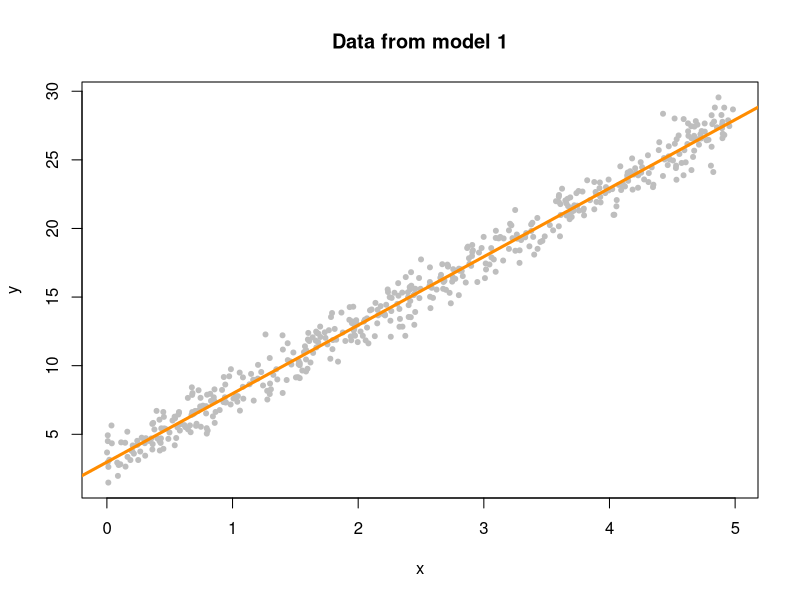
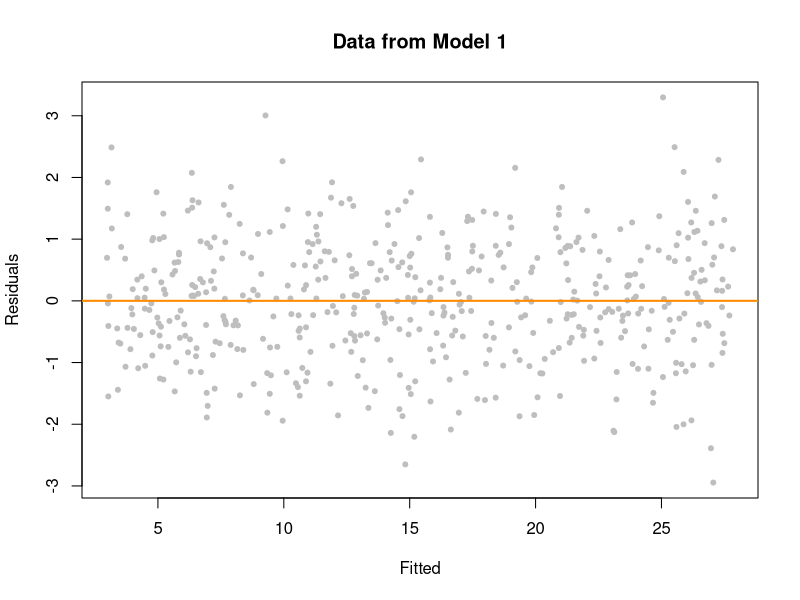
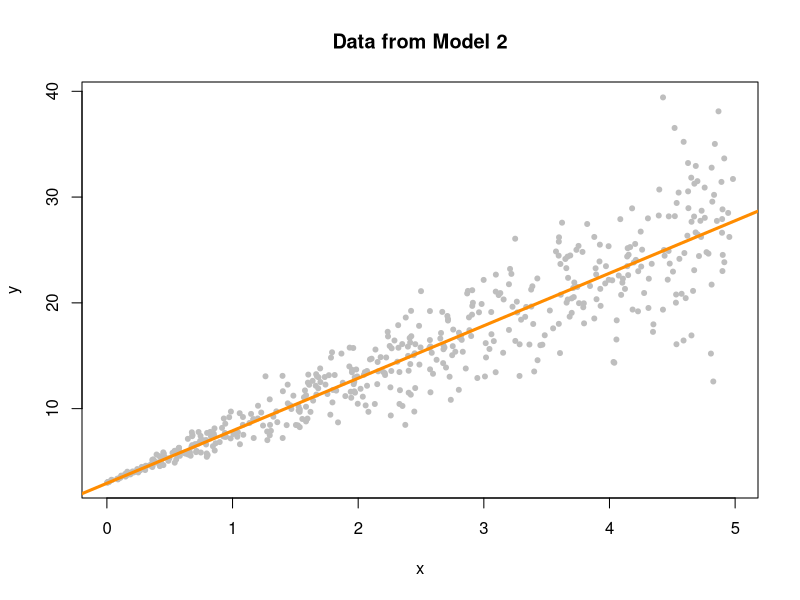
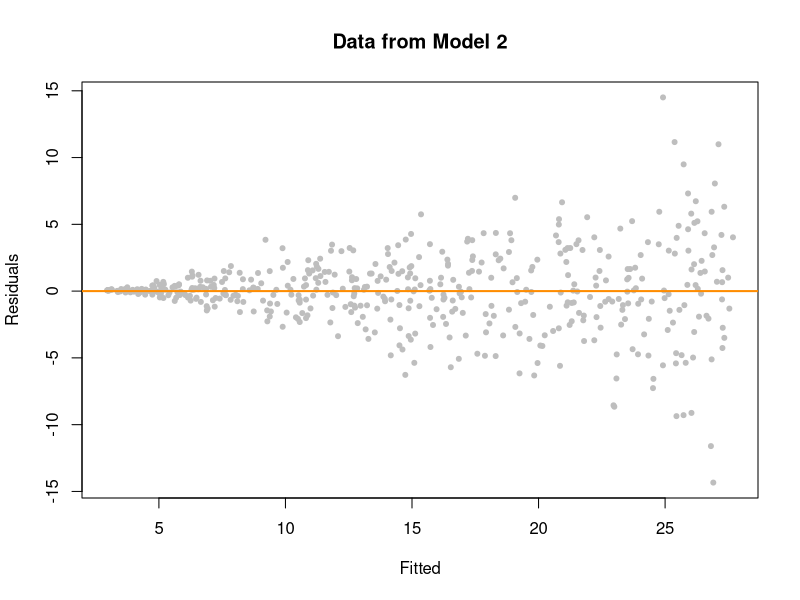
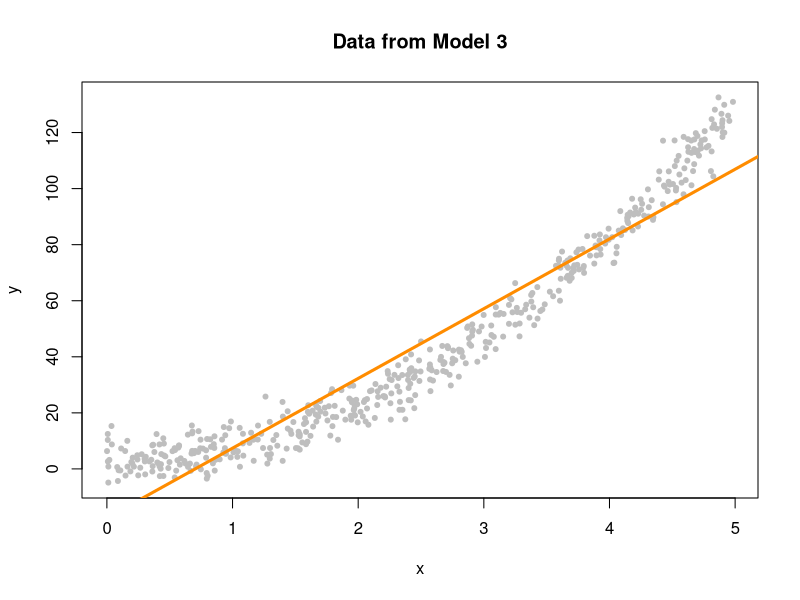
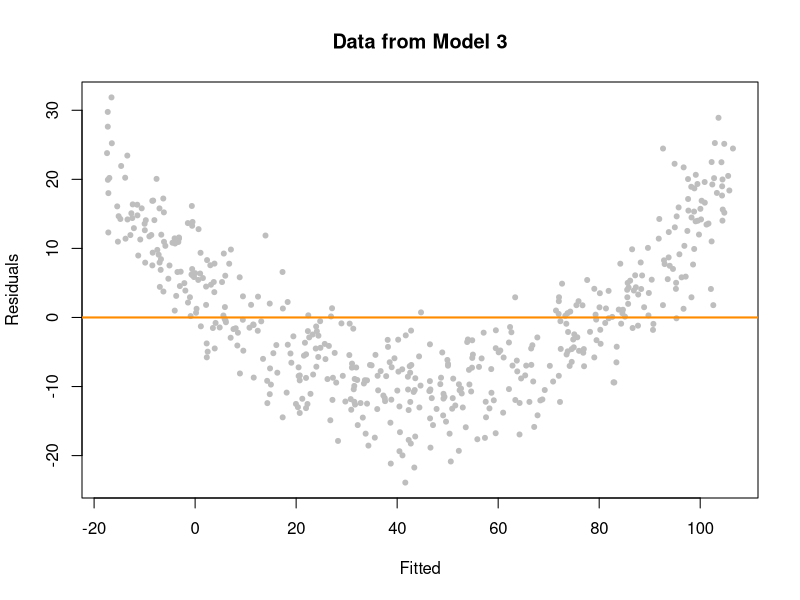
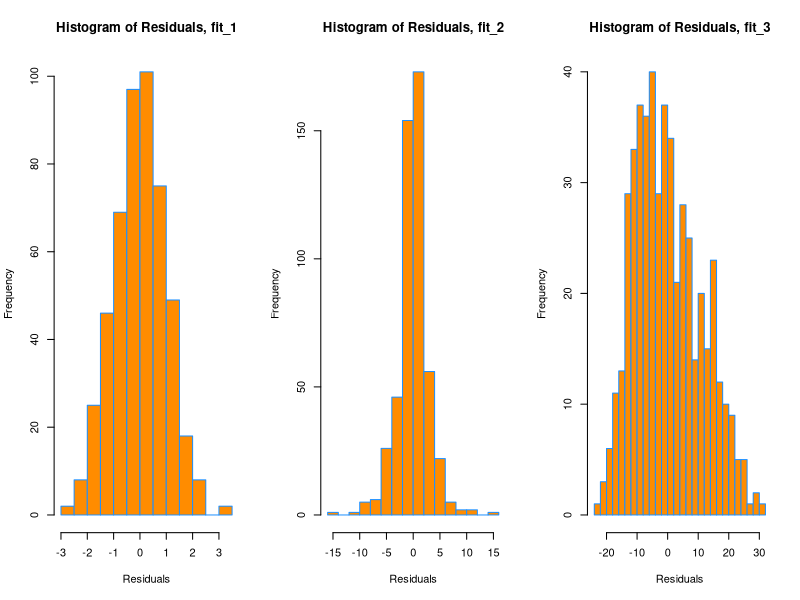
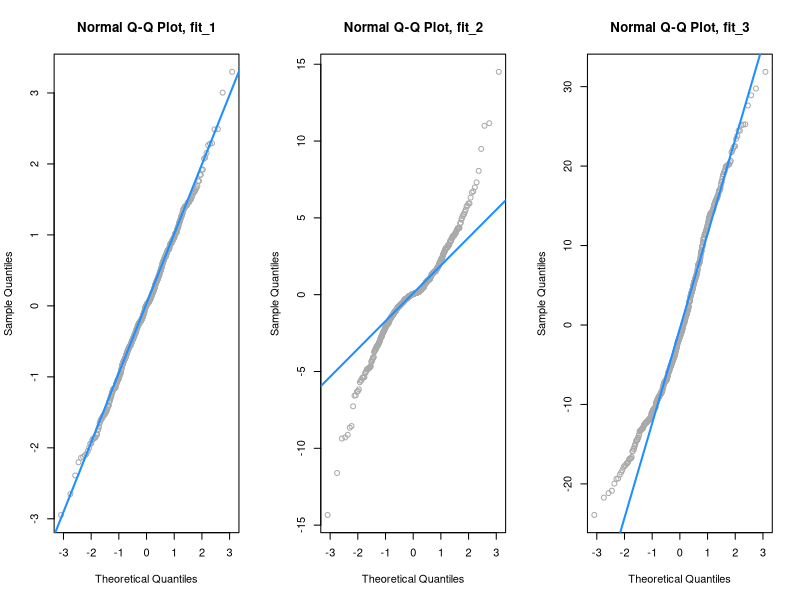

Write the R code that produced these figures, in order.
## ---- chunk 1
sim_1 = function(sample_size = 500){
  x = runif(n = sample_size) * 5
  y = 3 + 5 * x + rnorm(n = sample_size, mean = 0, sd = 1)
  data.frame(x, y)
}
## ---- chunk 2
set.seed(42)
sim_data_1 = sim_1()
head(sim_data_1)
## ---- chunk 3
plot(y ~ x, data = sim_data_1, col = "grey", pch = 20, main="Data from model 1") 
fit_1 = lm(y ~ x, data = sim_data_1)
abline(fit_1, col = "darkorange", lwd = 3)
## ---- chunk 4
plot(fitted(fit_1), resid(fit_1), col = "grey", pch = 20,
     xlab = "Fitted", ylab = "Residuals", main = "Data from Model 1")
abline(h = 0, col = "darkorange", lwd = 2)
## ---- chunk 5
sim_2 = function(sample_size = 500) {
  x = runif(n = sample_size) * 5
  y = 3 + 5 * x + rnorm(n = sample_size, mean = 0, sd = x)
  data.frame(x, y)
}
## ---- chunk 6
set.seed(42)
sim_data_2 = sim_2()
fit_2 = lm(y ~ x, data = sim_data_2)
## ---- chunk 7
plot(y ~ x, data = sim_data_2, col = "grey", pch = 20,
     main = "Data from Model 2")
abline(fit_2, col = "darkorange", lwd = 3)
## ---- chunk 8
plot(fitted(fit_2), resid(fit_2), col = "grey", pch = 20,
     xlab = "Fitted", ylab = "Residuals", main = "Data from Model 2")
abline(h = 0, col = "darkorange", lwd = 2)
## ---- chunk 9
sim_3 = function(sample_size = 500) {
  x = runif(n = sample_size) * 5
  y = 3 + 5 * x ^ 2 + rnorm(n = sample_size, mean = 0, sd = 5)
  data.frame(x, y)
}
## ---- chunk 10
set.seed(42)
sim_data_3 = sim_3()
fit_3 = lm(y ~ x, data = sim_data_3)
## ---- chunk 11
plot(y ~ x, data = sim_data_3, col = "grey", pch = 20,
     main = "Data from Model 3")
abline(fit_3, col = "darkorange", lwd = 3)
## ---- chunk 12
plot(fitted(fit_3), resid(fit_3), col = "grey", pch = 20,
     xlab = "Fitted", ylab = "Residuals", main = "Data from Model 3")
abline(h = 0, col = "darkorange", lwd = 2)
## ---- chunk 13
#install.packages("lmtest")
library(lmtest)
## ---- chunk 14
bptest(fit_1)
## ---- chunk 15
bptest(fit_2)
## ---- chunk 16
bptest(fit_3)
## ---- chunk 17
par(mfrow = c(1, 3))
hist(resid(fit_1),
     xlab   = "Residuals",
     main   = "Histogram of Residuals, fit_1",
     col    = "darkorange",
     border = "dodgerblue",
     breaks = 20)
hist(resid(fit_2),
     xlab   = "Residuals",
     main   = "Histogram of Residuals, fit_2",
     col    = "darkorange",
     border = "dodgerblue",
     breaks = 20)
hist(resid(fit_3),
     xlab   = "Residuals",
     main   = "Histogram of Residuals, fit_3",
     col    = "darkorange",
     border = "dodgerblue",
     breaks = 20)
## ---- chunk 18
qqnorm(resid(fit_1), main = "Normal Q-Q Plot, fit_1", col = "darkgrey")
qqline(resid(fit_1), col = "dodgerblue", lwd = 2)
## ---- chunk 19
qqnorm(resid(fit_2), main = "Normal Q-Q Plot, fit_2", col = "darkgrey")
qqline(resid(fit_2), col = "dodgerblue", lwd = 2)
## ---- chunk 20
qqnorm(resid(fit_3), main = "Normal Q-Q Plot, fit_3", col = "darkgrey")
qqline(resid(fit_3), col = "dodgerblue", lwd = 2)
## ---- chunk 21
shapiro.test(resid(fit_1))
## ---- chunk 22
shapiro.test(resid(fit_2))
## ---- chunk 23
shapiro.test(resid(fit_3))
